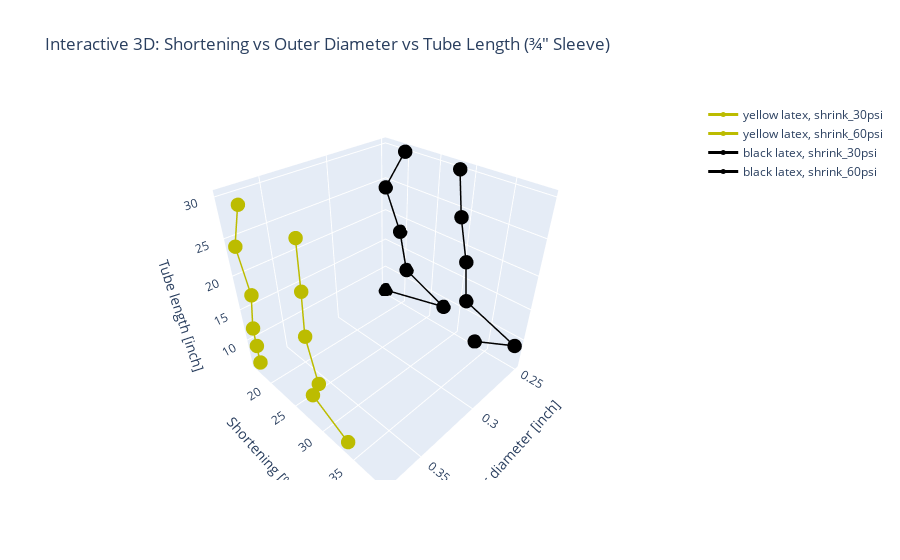

Source (notebook cell):
### Code cell
import plotly.graph_objects as go

# --- Filter out 1 inch sleeve ---
df_34 = df_melt[df_melt["sleeve_diameter"] == 0.75]

fig = go.Figure()

markers = {"30 psi": "circle", "60 psi": "triangle-up"}

materials = df_34["material"].unique()
color_map = dict(zip(materials, color_pallete))

# Add traces for each material and pressure
for mat in materials:
    for pres in df_34["pressure"].unique():
        subset = df_34[(df_34["material"] == mat) & (df_34["pressure"] == pres)]
        subset = subset.sort_values("length_nominal")
        
        fig.add_trace(go.Scatter3d(
            x=subset["outer_diameter"],
            y=subset["shrink_percent"],
            z=subset["length_nominal"],
            mode="lines+markers",
            name=f"{mat}, {pres}",
            marker=dict(
                symbol=markers.get(pres, "circle"),
                size=5,
                color=color_map[mat]   # ← custom color
            ),
            line=dict(width=3, color=color_map[mat])  # ← line color
        ))

# Layout
fig.update_layout(
    scene=dict(
        xaxis_title="Outer diameter [inch]",
        yaxis_title="Shortening [%]",
        zaxis_title="Tube length [inch]"
    ),
    title="Interactive 3D: Shortening vs Outer Diameter vs Tube Length (¾″ Sleeve)"
)

fig.show()

### Figure 1 — Plotly figure (JSON) as saved in the notebook; plotly's stock layout.template omitted (floating-point values rounded to 4 significant figures)
{"data": [{"line": {"color": "#bcbc00", "width": 3}, "marker": {"color": "#bcbc00", "size": 5, "symbol": "circle"}, "mode": "lines+markers", "name": "yellow latex, shrink_30psi", "type": "scatter3d", "x": [0.375, 0.375, 0.375, 0.375, 0.375, 0.375], "y": [16.67, 16.67, 16.67, 18.06, 16.67, 19.17], "z": [6, 9, 12, 18, 24, 30]}, {"line": {"color": "#bcbc00", "width": 3}, "marker": {"color": "#bcbc00", "size": 5, "symbol": "circle"}, "mode": "lines+markers", "name": "yellow latex, shrink_60psi", "type": "scatter3d", "x": [0.375, 0.375, 0.375, 0.375, 0.375, 0.375], "y": [33.33, 27.78, 29.17, 27.78, 28.12, 28.33], "z": [6, 9, 12, 18, 24, 30]}, {"line": {"color": "#000000", "width": 3}, "marker": {"color": "#000000", "size": 5, "symbol": "circle"}, "mode": "lines+markers", "name": "black latex, shrink_30psi", "type": "scatter3d", "x": [0.25, 0.25, 0.25, 0.25, 0.25, 0.25], "y": [16.67, 27.78, 20.83, 19.44, 16.67, 20.0], "z": [6, 9, 12, 18, 24, 30]}, {"line": {"color": "#000000", "width": 3}, "marker": {"color": "#000000", "size": 5, "symbol": "circle"}, "mode": "lines+markers", "name": "black latex, shrink_60psi", "type": "scatter3d", "x": [0.25, 0.25, 0.25, 0.25, 0.25, 0.25], "y": [33.33, 38.89, 31.25, 30.56, 29.17, 28.33], "z": [6, 9, 12, 18, 24, 30]}], "layout": {"scene": {"xaxis": {"title": {"text": "Outer diameter [inch]"}}, "yaxis": {"title": {"text": "Shortening [%]"}}, "zaxis": {"title": {"text": "Tube length [inch]"}}}, "title": {"text": "Interactive 3D: Shortening vs Outer Diameter vs Tube Length (¾″ Sleeve)"}}}
